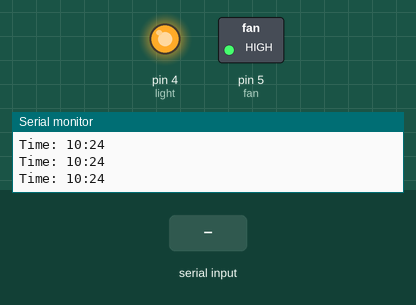
Simulated run of this sketch. Board: Arduino Uno, built with avr-gcc and run on an emulated ATmega328P. Parts: switched loads named in the sketch (green lamp = pin HIGH), output pins drawn as LEDs (lit = HIGH), the last lines printed to the serial monitor. Wiring (inferred from the names in the program): DS3231 clock at I2C address 0x68. The test bench sets the inputs (shaded band). The local clock reads 2024-03-15 10:24:30 at power-on unless the sketch sets it.

Above: at 2.8 s.
2.9 s: "A" received over the second serial link
At 4.1 s:
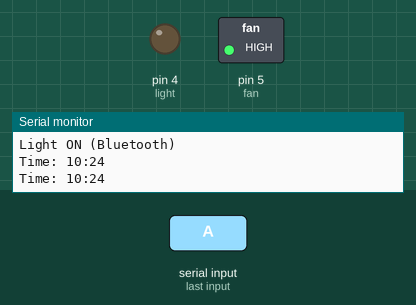
4.5 s: "B" received over the second serial link
At 5.6 s:
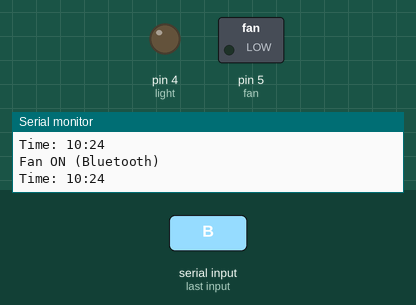
6.5 s: "a" received over the second serial link
At 8.4 s:
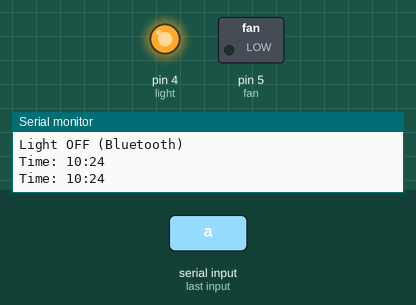
Timing chart, 0 to 9.9 s (numbered marks = the images above; inputs shaded):
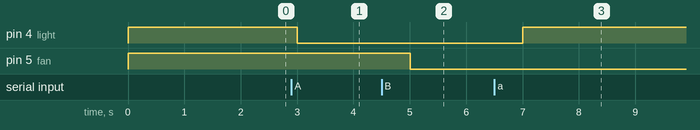

Measured:
- after the input at 2.9 s, pin 4 (light): HIGH → LOW after 0.10 s
- after the input at 4.5 s, pin 5 (fan): HIGH → LOW after 0.51 s
- after the input at 6.5 s, pin 4 (light): LOW → HIGH after 0.51 s

The sketch:

bluetooth_home_automation.ino
```cpp
#include <Wire.h>
#include <SoftwareSerial.h>

#define DS3231_ADDRESS 0x68

SoftwareSerial BT(10,11);

int light = 4;
int fan = 5;

char cmd;

int startHour = 0;
int startMinute = 1;

int stopHour = 0;
int stopMinute = 2;

bool scheduleOnDone = false;
bool scheduleOffDone = false;

/* BCD to Decimal */
byte bcdToDec(byte val)
{
 return ((val / 16 * 10) + (val % 16));
}

/* Read RTC */
void readRTC(byte *hour, byte *minute)
{
 Wire.beginTransmission(DS3231_ADDRESS);
 Wire.write(0);
 Wire.endTransmission();

 Wire.requestFrom(DS3231_ADDRESS, 3);

 byte seconds = bcdToDec(Wire.read() & 0x7F);
 *minute = bcdToDec(Wire.read());
 *hour = bcdToDec(Wire.read() & 0x3F);
}

/* Bluetooth control */
void bluetooth_control()
{
 if(BT.available())
 {
  cmd = BT.read();

  if(cmd=='A')
  {
   digitalWrite(light,LOW);
   Serial.println("Light ON (Bluetooth)");
  }

  if(cmd=='a')
  {
   digitalWrite(light,HIGH);
   Serial.println("Light OFF (Bluetooth)");
  }

  if(cmd=='B')
  {
   digitalWrite(fan,LOW);
   Serial.println("Fan ON (Bluetooth)");
  }

  if(cmd=='b')
  {
   digitalWrite(fan,HIGH);
   Serial.println("Fan OFF (Bluetooth)");
  }
 }
}

/* Schedule control */
void schedule_control()
{
 byte hour, minute;

 readRTC(&hour,&minute);

 Serial.print("Time: ");
 Serial.print(hour);
 Serial.print(":");
 Serial.println(minute);

 /* Schedule ON */
 if(hour == startHour && minute >= startMinute && scheduleOnDone == false)
 {
  Serial.println("Schedule ON Triggered");

  digitalWrite(light,LOW);
  digitalWrite(fan,LOW);

  scheduleOnDone = true;
 }

 /* Schedule OFF */
 if(hour == stopHour && minute >= stopMinute && scheduleOffDone == false)
 {
  Serial.println("Schedule OFF Triggered");

  digitalWrite(light,HIGH);
  digitalWrite(fan,HIGH);

  scheduleOffDone = true;
 }
}

void setup()
{
 Serial.begin(9600);
 BT.begin(9600);

 pinMode(light,OUTPUT);
 pinMode(fan,OUTPUT);

 digitalWrite(light,HIGH);
 digitalWrite(fan,HIGH);

 Wire.begin();
}

void loop()
{
 bluetooth_control();
 schedule_control();

 delay(1000);
}
```
